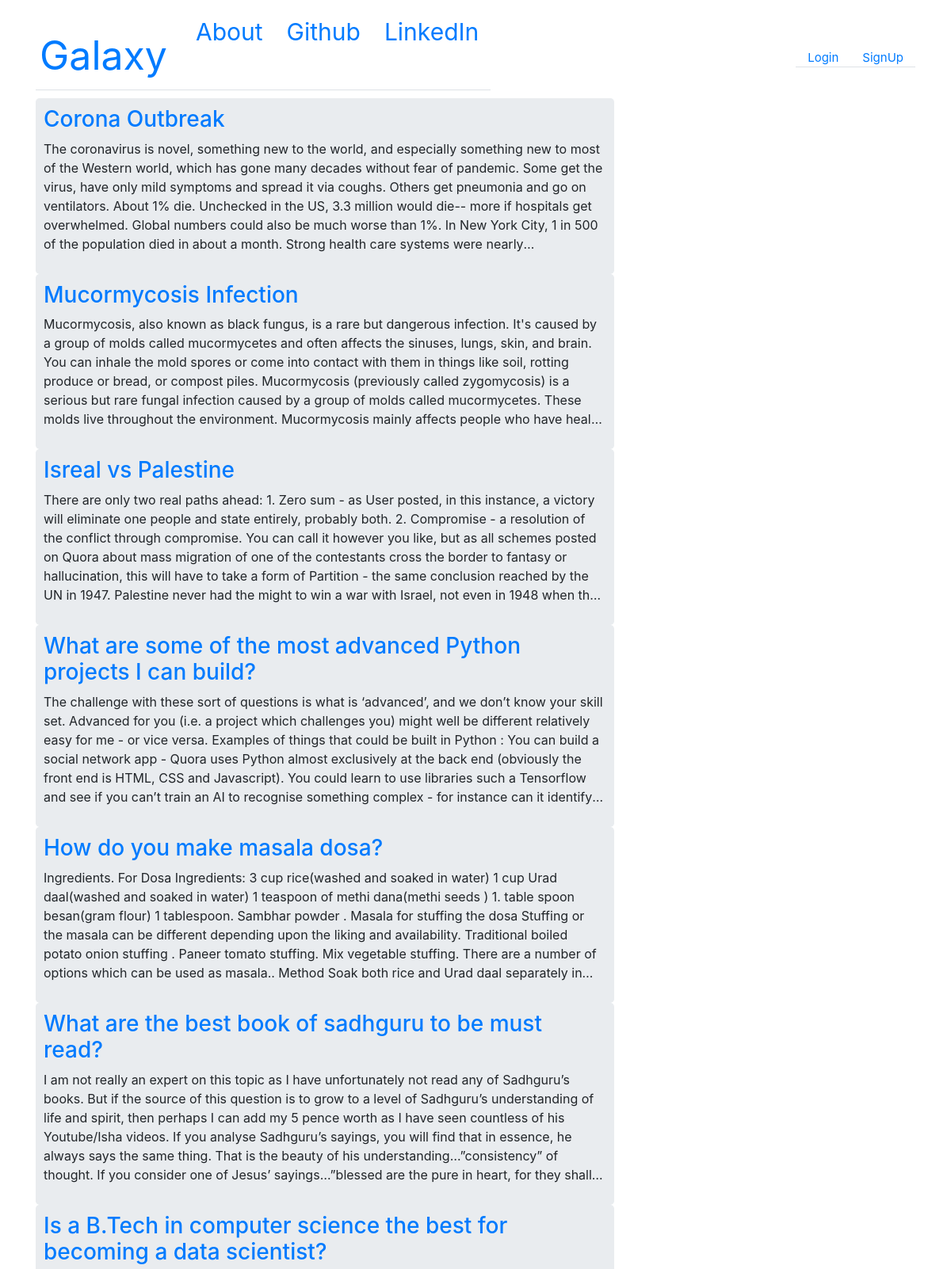
The page / (upper part) on the database its author committed.
### blogs/models.py (models this page shows, shortened)
class Post(models.Model):
    author = models.ForeignKey('auth.User', on_delete=models.CASCADE, null = True)
    title = models.CharField(max_length = 200)
    text = models.TextField()
    likes = models.IntegerField(null = True)
    created_date = models.DateTimeField(default = timezone.now)
    published_date = models.DateTimeField(blank = True, null = True)

### blogs/views.py (the view)
# urls.py: path('', views.PostListView.as_view(), name = 'post_list'),
class PostListView(ListView):
    model = Post
    def get_queryset(self):
        return Post.objects.all()

### blogs/templates/blogs/post_list.html
{% extends 'base.html' %}
{% block content %}
    {% for post in post_list %}
      <div class="jumbotron center">
        <h3><a href=" {% url 'blogs:post_detail' pk=post.pk %} ">{{ post.title }}</a></h3>
        <p class = "text_max_len" >{{ post.text }}</p>
      </div>
    {% endfor %}
{% endblock %}

### templates/base.html (shortened to what this page needs)
<!DOCTYPE html>
{% load static %}
<html lang="en" dir="ltr">
  <head>
    <link rel="stylesheet" href="https://cdn.jsdelivr.net/npm/bootstrap@4.6.0/dist/css/bootstrap.min.css">
    <link rel="stylesheet" href="{% static 'css/blogs.css' %}">
  </head>
  <body class = "loader">
    <nav class="navbar navbar-default navbar_padding">
      <div class="container">
        <ul class = "nav nav-tabs navbar_display">
          <li> <a class = "navbar-brand big_brand navbar_elements" href="{% url 'blogs:post_list'%}"> Galaxy </a> </li>
          <li> <a class = "navbar_elements" href="{% url 'blogs:about' %}"> About </a> </li>
          <li> <a class = "navbar_elements" href="https://github.com/devsvstest/"> Github </a> </li>
          <li> <a class = "navbar_elements" href="https://www.linkedin.com/in/shruthivs/"> LinkedIn </a> </li>
        </ul>
        <ul class = "nav nav-tabs navbar-right navbar_display">
          {% if user.is_authenticated %}
            <li> <a class = "navbar_elements navbar_elements_right" href="{% url 'blogs:post_form' %}"> Create New Post </a> </li>
            <li> <a class = "navbar_elements navbar_elements_right" href="{% url 'accounts:logout' %}"> Logout </a> </li>
          {% else %}
            <li> <a class="nav navbar-right navbar_elements navbar_elements_right" href="{% url 'accounts:login_url' %}"> Login </a> </li>
            <li> <a class="nav navbar-right navbar_elements navbar_elements_right" href="{% url 'accounts:signup' %}"> SignUp </a> </li>
          {% endif %}
        </ul>
      </div>
    </nav>
        <div class="content container">
            <div class="row">
                <div class="col-md-8">
                  <div class="blog_posts">
                    {% block content %}
                    {% endblock %}
                  </div>
                </div>
            </div>
        </div>
  </body>
</html>

### blogs/static/css/blogs.css (style rules this page uses)
.text_max_len { display: -webkit-box; overflow: hidden; -webkit-line-clamp: 6; -webkit-box-orient: vertical; }
body { padding-top: 10px; padding-bottom: 80px; }
.navbar_elements { padding-left: 15px; padding-right: 15px; padding-top: 15px; font-size: 30px; }
.navbar_elements_right { font-size: 15px; }
.navbar_padding { padding-bottom: 10px; }
.big_brand { padding-left: 5px; padding-right: 5px; font-size: 50px; }
.container { display:flex; justify-content:space-between; align-items:center; }
.center { margin: auto; border: 2px #D9E0E4; padding: 10px; }

### rows shown on the page
Post: title "Corona Outbreak", text "The coronavirus is novel, something new to the world, and especially something new to most of the Western world, which has gone many decades without fear of pandemic. Some get the virus, have only mild symptoms and spread it via coughs. Others get pneumonia and go on ventilators. About 1% die. Unchecked in the US, 3.3 million would die-- more if hospitals get overwhelmed. Global numbers could also be much worse than 1%. In New York City, 1 in 500 of the population died in about a month. Strong health care systems were…"
Post: title "Mucormycosis Infection", text "Mucormycosis, also known as black fungus, is a rare but dangerous infection. It's caused by a group of molds called mucormycetes and often affects the sinuses, lungs, skin, and brain. You can inhale the mold spores or come into contact with them in things like soil, rotting produce or bread, or compost piles. Mucormycosis (previously called zygomycosis) is a serious but rare fungal infection caused by a group of molds called mucormycetes. These molds live throughout the environment. Mucormycosis mainly affects people who have…"
Post: title "Isreal vs Palestine", text "There are only two real paths ahead: 1. Zero sum - as User posted, in this instance, a victory will eliminate one people and state entirely, probably both. 2. Compromise - a resolution of the conflict through compromise. You can call it however you like, but as all schemes posted on Quora about mass migration of one of the contestants cross the border to fantasy or hallucination, this will have to take a form of Partition - the same conclusion reached by the UN in 1947. Palestine never had the might to win a war with Israel, not even in 1948 when…"
Post: title "What are some of the most advanced Python projects I can build?", text "The challenge with these sort of questions is what is ‘advanced’, and we don’t know your skill set. Advanced for you (i.e. a project which challenges you) might well be different relatively easy for me - or vice versa. Examples of things that could be built in Python : You can build a social network app - Quora uses Python almost exclusively at the back end (obviously the front end is HTML, CSS and Javascript). You could learn to use libraries such a Tensorflow and see if you can’t train an AI to recognise something complex - for instance can it…"
Post: title "How do you make masala dosa?", text "Ingredients. For Dosa Ingredients: 3 cup rice(washed and soaked in water) 1 cup Urad daal(washed and soaked in water) 1 teaspoon of methi dana(methi seeds ) 1. table spoon besan(gram flour) 1 tablespoon. Sambhar powder . Masala for stuffing the dosa Stuffing or the masala can be different depending upon the liking and availability. Traditional boiled potato onion stuffing . Paneer tomato stuffing. Mix vegetable stuffing. There are a number of options which can be used as masala.. Method Soak both rice and Urad daal separately…"
Post: title "What are the best book of sadhguru to be must read?", text "I am not really an expert on this topic as I have unfortunately not read any of Sadhguru’s books. But if the source of this question is to grow to a level of Sadhguru’s understanding of life and spirit, then perhaps I can add my 5 pence worth as I have seen countless of his Youtube/Isha videos. If you analyse Sadhguru’s sayings, you will find that in essence, he always says the same thing. That is the beauty of his understanding…”consistency” of thought. If you consider one of Jesus’ sayings…”blessed are the pure in heart, for they…"
Post: title "Is a B.Tech in computer science the best for becoming a data scientist?"
